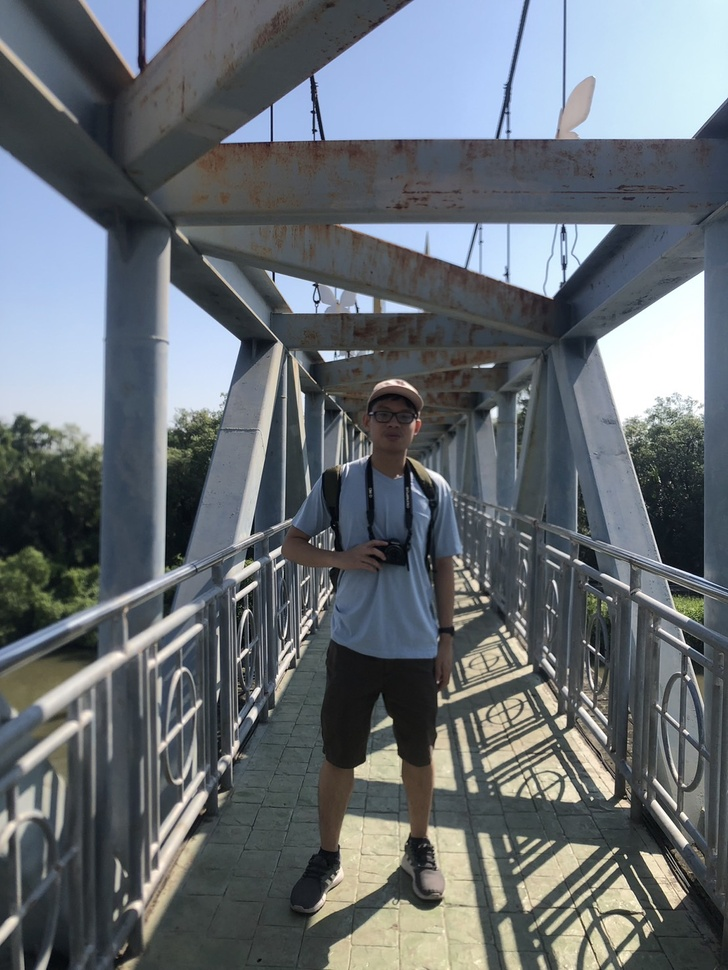
%> input picture HOMEWORK/HW_Display image in MATLAB/img.jpg, 728 x 970 px, shrunk from 1108 x 1477 before the run
$ octave HW2_6430183721_Teerawat.m   (GNU Octave 9; MATLAB toolbox functions it lacks are replaced by stand-ins)
%> lines starting %> are read from the running program, lines starting %| are printed output that depends on the picture
fname='img.jpg';
img1 = imread(fname);
%> img1 is the input picture: size 970x728x3 uint8; mean R, G, B 102.1, 108.6, 114
img2 = rgb2gray(img1);
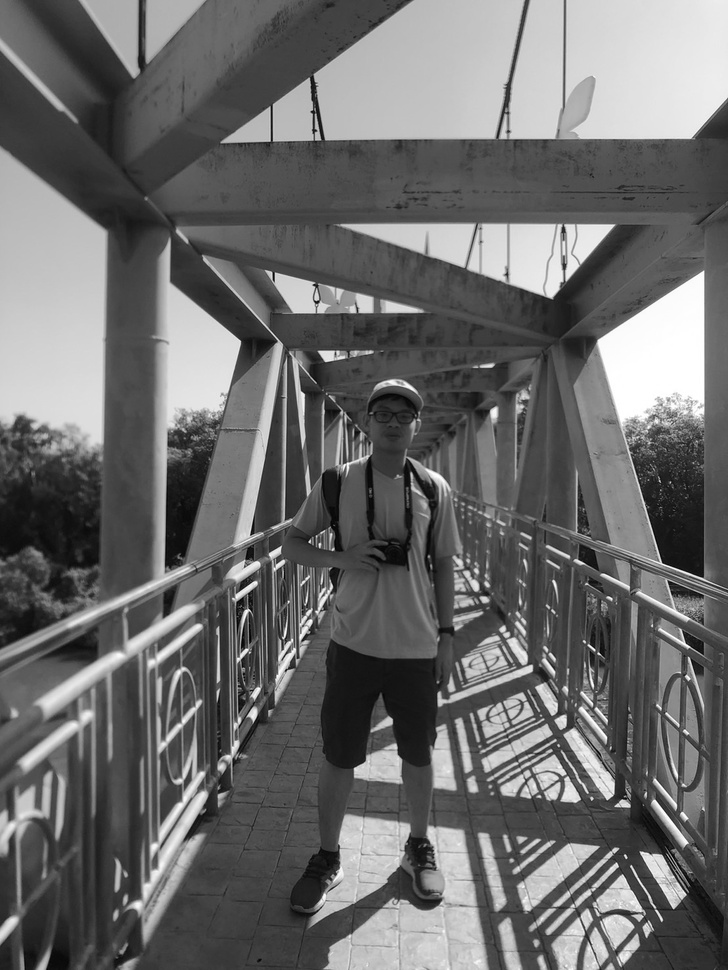
%> img2: size 970x728 uint8; min 0, max 255, mean 107.3
Cmap1 = colormap(hsv(256));
img3 = ind2rgb(img2,Cmap1);
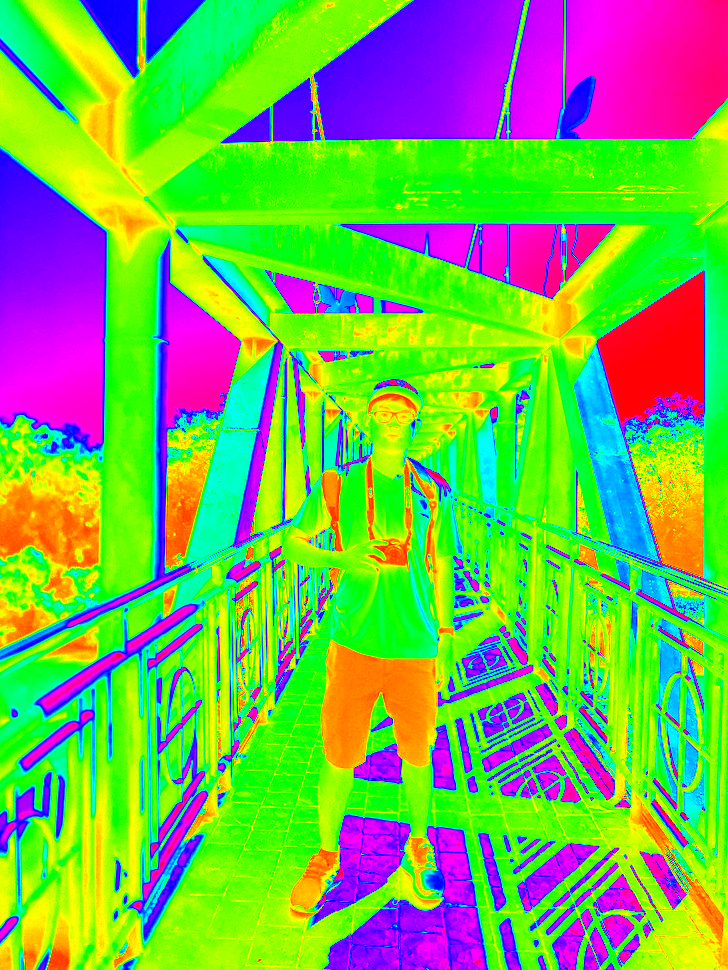
%> img3: size 970x728x3 double; mean R, G, B 0.46, 0.703, 0.326
imshow(img1);colorbar
figure; imshow(img2);colorbar
figure; imshow(img3);colorbar
imwrite(img1,'D:\EE4\ImageProcessing\HW2_6430183721_Teerawat\img01.jpg')
imwrite(img2,'D:\EE4\ImageProcessing\HW2_6430183721_Teerawat\img02.jpg')
imwrite(img3,'D:\EE4\ImageProcessing\HW2_6430183721_Teerawat\img03.jpg')
